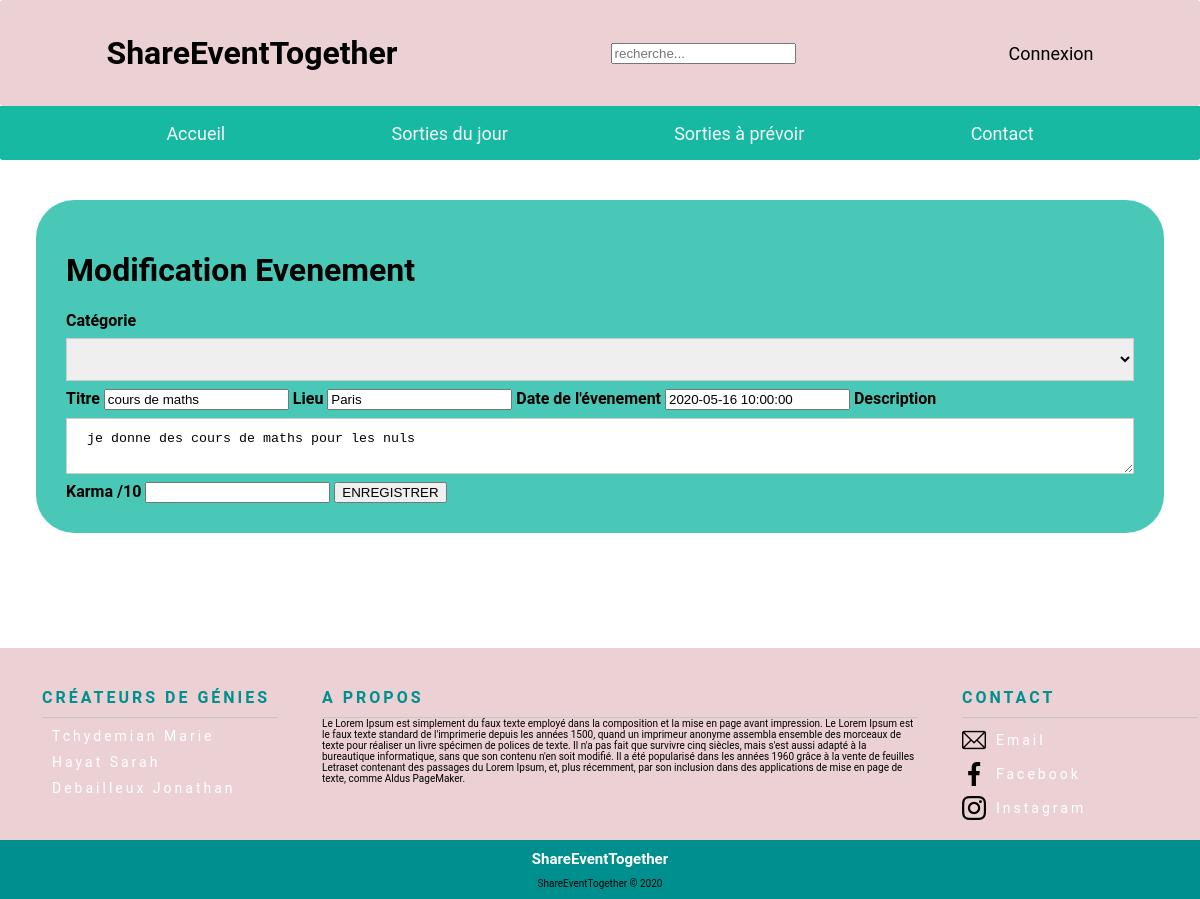
Page /php/karma.php?id_evenement=8 on the earlier database version.
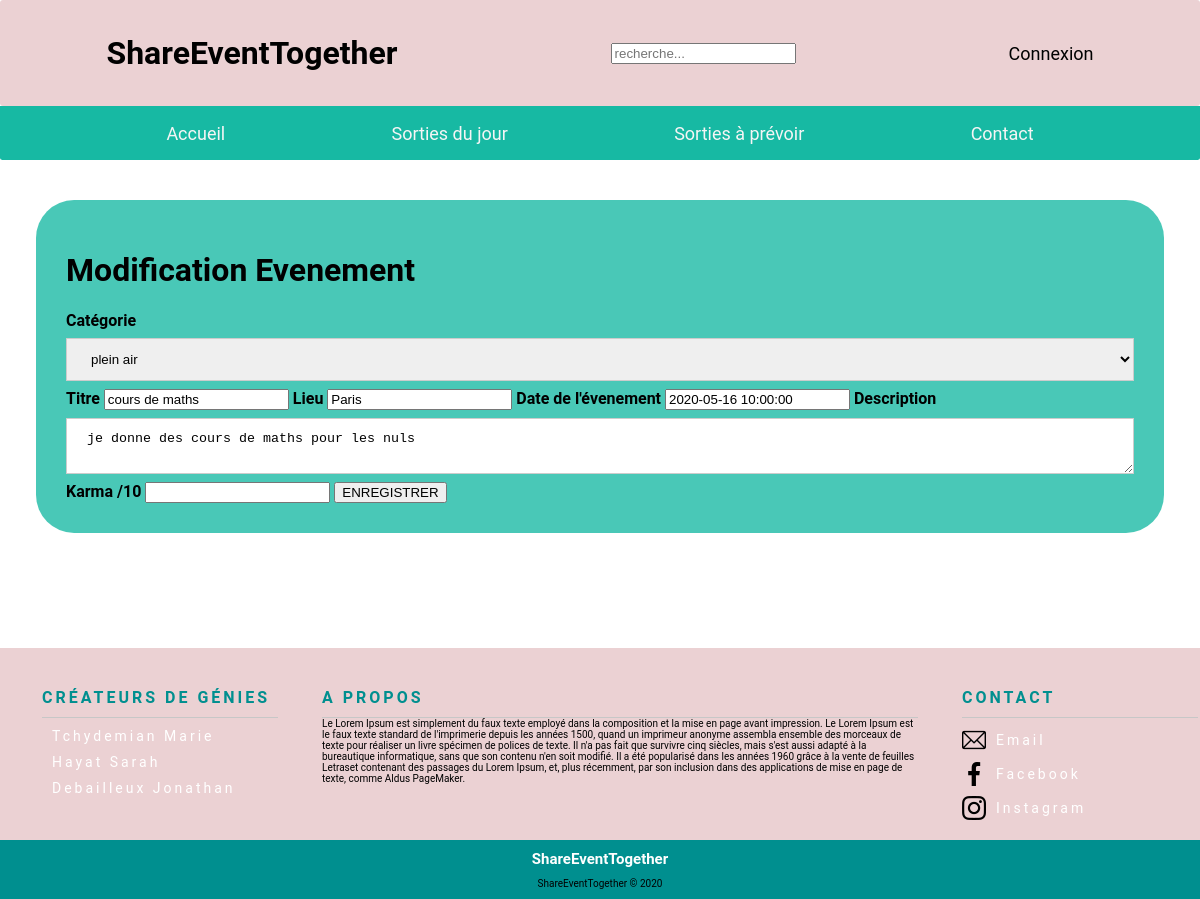
Same page on the later database version.
### tables this page shows
CREATE TABLE `evenements` (
  `id_evenement` int(11) NOT NULL,
  `id_utilisateur` int(11) NOT NULL,
  `date_poste` datetime NOT NULL DEFAULT CURRENT_TIMESTAMP,
  `description` text NOT NULL,
  `date_evenement` datetime NOT NULL,
  `titre_evenement` varchar(250) NOT NULL,
  `id_karma` int(11) DEFAULT NULL,
  `lieu` varchar(255) DEFAULT NULL,
  `id_categorie` int(11) DEFAULT NULL
);

CREATE TABLE `categorie_evenements` (
  `id_categorie` int(11) NOT NULL,
  `nom_categorie` varchar(100) NOT NULL
);

### php/karma.php (the view, shortened to what this page needs)
<?php
require("../controllers/bdd.php");
if (isset($_SESSION['username'])) {
    require("headerConnect.php");
} else {
    require("headerDisconnect.php");
}
$id_evenement = $_GET['id_evenement'];
$reponse = $bdd->query('SELECT e.*, ce.* FROM evenements as e left join categorie_evenements as ce
on e.id_categorie = ce.id_categorie
where id_evenement = "' . $id_evenement . '"');
while ($donnees = $reponse->fetch()) {
    $description = $donnees['description'];
    $date_evenement = $donnees['date_evenement'];
    $titre_evenement = $donnees['titre_evenement'];
    $lieu = $donnees['lieu'];
?>
<!DOCTYPE html>
<html lang="fr">
<head>
    <link rel="stylesheet" href="../assets/css/connect.css"/>
</head>
<form action="#" method="post" class="container fond">
    <h1> Modification Evenement</h1>
    <label><b>Catégorie</b></label>
    <select name="categorie">
        <option value="<?php echo $donnees['$id_categorie'] ?>"><?php echo $donnees['nom_categorie'] ?></option>
    </select>
    <label><b>Titre</b></label>
    <input type="text" placeholder="titre" name="titre_evenement" value="<?php echo $titre_evenement ?>" readonly>
    <label><b>Lieu</b></label>
    <input type="text" placeholder="lieux" name="lieu" value="<?php echo $lieu ?>" readonly>
    <label><b>Date de l'évenement</b></label>
    <input type="datetime" name="date_evenement" value="<?php echo $date_evenement ?>" readonly>
    <label><b>Description</b></label></br>
    <textarea name="description" readonly><?php echo $description ?></textarea>
    <label><b>Karma /10</b></label>
    <input type="number" name="note" required>
    <input type="submit" id='enregistrer' value='ENREGISTRER'>
</form>
<?php
}
require("footer.php");
?>

Differences in the rows shown:
changed evenements "cours de maths": categorie (not shown) → "plein air"
